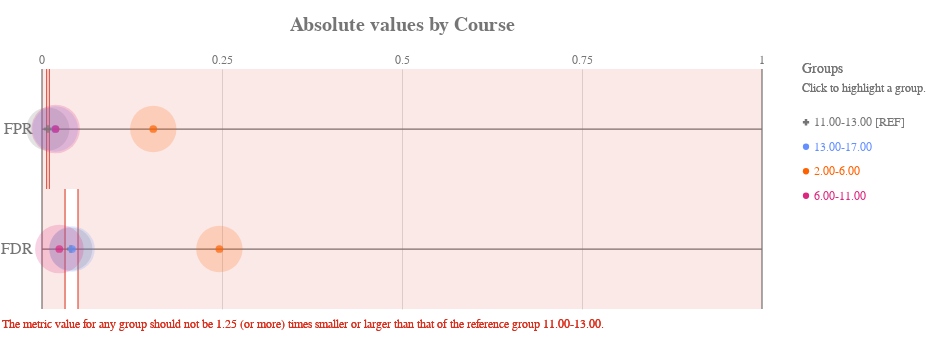

The cell this chart's notebook holds for it:
### Code cell
ap.absolute(bdf, metrics, 'Course', fairness_threshold = disparity_tolerance)

### Figure 1 — Vega-Lite specification as saved in the notebook (floating-point values rounded to 4 significant figures)
{"config": {"view": {"continuousWidth": 400, "continuousHeight": 300, "strokeWidth": 0}, "axisLeft": {"labelColor": "rgb(117,117,117)", "labelFont": "Arial", "labelFontSize": 16}, "title": {"align": "center", "baseline": "middle", "color": "rgb(117,117,117)", "font": "Arial", "fontSize": 20, "fontWeight": "bold"}}, "layer": [{"data": {"name": "data-22e37ecfbb523156dad3ffdb726c704c"}, "mark": {"type": "rule", "stroke": "rgb(117,117,117)", "strokeWidth": 1.25, "tooltip": ""}, "encoding": {"x": {"type": "quantitative", "field": "start", "scale": {"domain": [0, 1], "range": [40.0, 760.0]}}, "x2": {"field": "end"}, "y": {"type": "nominal", "axis": {"domain": false, "labelAngle": 0, "labelPadding": -30, "orient": "left", "ticks": false, "title": ""}, "field": "y_position", "scale": {"domain": ["FPR", "FDR"], "range": [30.0, 270.0]}}}}, {"data": {"name": "data-6cfe259518f6c7b358d8f836a73e6b7f"}, "mark": {"type": "rule", "stroke": "rgb(117,117,117)", "strokeWidth": 1.25, "tooltip": ""}, "encoding": {"x": {"type": "quantitative", "field": "x_position", "scale": {"domain": [0, 1], "range": [40.0, 760.0]}}, "y": {"value": 30.0}, "y2": {"value": 270.0}}}, {"data": {"name": "data-60ed1133fa688d151d36705a369482e0"}, "mark": {"type": "text", "align": "center", "color": "rgb(117,117,117)", "font": "Arial", "fontSize": 12, "fontWeight": "normal", "tooltip": ""}, "encoding": {"text": {"type": "nominal", "field": "value"}, "x": {"type": "quantitative", "field": "value", "scale": {"domain": [0, 1], "range": [40.0, 760.0]}}, "y": {"value": 21.0}}}, {"layer": [{"mark": {"type": "rect", "opacity": 0.8, "stroke": "rgb(217, 46, 28)", "strokeWidth": 1.25, "tooltip": ""}, "encoding": {"x": {"type": "quantitative", "field": "lower_threshold_value", "scale": {"domain": [0, 1], "range": [40.0, 760.0]}}, "x2": {"field": "lower_threshold_value"}, "y": {"type": "nominal", "axis": {"domain": false, "grid": false, "labels": false, "ticks": false, "title": " "}, "field": "metric", "scale": {"domain": ["FPR", "FDR"], "range": [30.0, 270.0]}}}}, {"mark": {"type": "rect", "opacity": 0.8, "stroke": "rgb(217, 46, 28)", "strokeWidth": 1.25, "tooltip": ""}, "encoding": {"x": {"type": "quantitative", "field": "upper_threshold_value", "scale": {"domain": [0, 1], "range": [40.0, 760.0]}}, "x2": {"field": "upper_threshold_value"}, "y": {"type": "nominal", "axis": {"domain": false, "grid": false, "labels": false, "ticks": false, "title": " "}, "field": "metric", "scale": {"domain": ["FPR", "FDR"], "range": [30.0, 270.0]}}}}, {"layer": [{"mark": {"type": "rect", "fill": "rgb(217, 46, 28)", "opacity": 0.1, "tooltip": ""}, "encoding": {"x": {"type": "quantitative", "field": "lower_threshold_value", "scale": {"domain": [0, 1], "range": [40.0, 760.0]}}, "x2": {"field": "lower_end"}, "y": {"type": "nominal", "axis": {"domain": false, "grid": false, "labels": false, "ticks": false, "title": " "}, "field": "metric", "scale": {"domain": ["FPR", "FDR"], "range": [30.0, 270.0]}}}}, {"mark": {"type": "rect", "fill": "rgb(217, 46, 28)", "opacity": 0.1, "tooltip": ""}, "encoding": {"x": {"type": "quantitative", "field": "upper_threshold_value", "scale": {"domain": [0, 1], "range": [40.0, 760.0]}}, "x2": {"field": "upper_end"}, "y": {"type": "nominal", "axis": {"domain": false, "grid": false, "labels": false, "ticks": false, "title": " "}, "field": "metric", "scale": {"domain": ["FPR", "FDR"], "range": [30.0, 270.0]}}}}]}, {"data": {"name": "data-79dd248bdaa0ea02c535240e8ad022c8"}, "mark": {"type": "text", "align": "left", "baseline": "top", "fill": "rgb(217, 46, 28)", "font": "Arial", "fontSize": 12, "fontWeight": "normal", "tooltip": ""}, "encoding": {"text": {"value": "The metric value for any group should not be 1.25 (or more) times smaller or larger than that of the reference group 11.00-13.00."}, "x": {"value": 0}, "y": {"value": 280.0}}}], "data": {"name": "data-2c40e0b50b5228888bdea6d3e2fbf6cd"}}, {"layer": [{"mark": "circle"}, {"data": {"name": "data-bca3575ebf3fc535ab2a1c17de69add8"}, "mark": {"type": "circle", "opacity": 0.2}, "encoding": {"color": {"condition": {"type": "nominal", "field": "attribute_value", "legend": null, "scale": {"domain": ["11.00-13.00", "13.00-17.00", "2.00-6.00", "6.00-11.00"], "range": ["rgb(117,117,117)", "rgb(100, 143, 255)", "rgb(254, 97, 0)", "rgb(220, 38, 127)", "rgb(255, 176, 0)", "rgb(120, 94, 240)"]}, "selection": "selector027"}, "value": "rgb(224,224,224)"}, "size": {"type": "quantitative", "field": "group_size", "legend": null, "scale": {"domain": [0, 243.6], "range": [0, 2827.0]}}, "tooltip": [{"type": "nominal", "field": "attribute_value", "title": "Group"}, {"type": "nominal", "field": "tooltip_group_size", "title": "Group Size"}, {"type": "nominal", "field": "tooltip_disparity_explanation_fpr", "title": "Disparity"}, {"type": "quantitative", "field": "fpr", "format": ".2f", "title": "FPR"}], "x": {"type": "quantitative", "axis": {"domain": false, "labels": false, "ticks": false, "title": null, "values": [0.25, 0.5, 0.75]}, "field": "fpr", "scale": {"domain": [0, 1], "range": [40.0, 760.0]}}, "y": {"type": "nominal", "axis": {"domain": false, "grid": false, "labels": false, "ticks": false, "title": " "}, "field": "metric_variable", "scale": {"domain": ["FPR", "FDR"], "range": [30.0, 270.0]}}}, "selection": {"selector029": {"type": "multi", "empty": "all", "fields": ["attribute_value"]}}, "transform": [{"calculate": "'FPR'", "as": "metric_variable"}]}, {"data": {"name": "data-bca3575ebf3fc535ab2a1c17de69add8"}, "mark": {"type": "circle", "opacity": 0.2}, "encoding": {"color": {"condition": {"type": "nominal", "field": "attribute_value", "legend": null, "scale": {"domain": ["11.00-13.00", "13.00-17.00", "2.00-6.00", "6.00-11.00"], "range": ["rgb(117,117,117)", "rgb(100, 143, 255)", "rgb(254, 97, 0)", "rgb(220, 38, 127)", "rgb(255, 176, 0)", "rgb(120, 94, 240)"]}, "selection": "selector027"}, "value": "rgb(224,224,224)"}, "size": {"type": "quantitative", "field": "group_size", "legend": null, "scale": {"domain": [0, 243.6], "range": [0, 2827.0]}}, "tooltip": [{"type": "nominal", "field": "attribute_value", "title": "Group"}, {"type": "nominal", "field": "tooltip_group_size", "title": "Group Size"}, {"type": "nominal", "field": "tooltip_disparity_explanation_fdr", "title": "Disparity"}, {"type": "quantitative", "field": "fdr", "format": ".2f", "title": "FDR"}], "x": {"type": "quantitative", "axis": {"domain": false, "labels": false, "ticks": false, "title": null, "values": [0.25, 0.5, 0.75]}, "field": "fdr", "scale": {"domain": [0, 1], "range": [40.0, 760.0]}}, "y": {"type": "nominal", "axis": {"domain": false, "grid": false, "labels": false, "ticks": false, "title": " "}, "field": "metric_variable", "scale": {"domain": ["FPR", "FDR"], "range": [30.0, 270.0]}}}, "selection": {"selector031": {"type": "multi", "empty": "all", "fields": ["attribute_value"]}}, "transform": [{"calculate": "'FDR'", "as": "metric_variable"}]}, {"layer": [{"mark": "point"}, {"data": {"name": "data-bca3575ebf3fc535ab2a1c17de69add8"}, "mark": {"type": "point", "filled": true, "size": 60}, "encoding": {"color": {"condition": {"type": "nominal", "field": "attribute_value", "legend": null, "scale": {"domain": ["11.00-13.00", "13.00-17.00", "2.00-6.00", "6.00-11.00"], "range": ["rgb(117,117,117)", "rgb(100, 143, 255)", "rgb(254, 97, 0)", "rgb(220, 38, 127)", "rgb(255, 176, 0)", "rgb(120, 94, 240)"]}, "selection": "selector027"}, "value": "rgb(224,224,224)"}, "shape": {"type": "nominal", "field": "attribute_value", "legend": null, "scale": {"domain": ["11.00-13.00", "13.00-17.00", "2.00-6.00", "6.00-11.00"], "range": ["cross", "circle", "circle", "circle"]}}, "tooltip": [{"type": "nominal", "field": "attribute_value", "title": "Group"}, {"type": "nominal", "field": "tooltip_group_size", "title": "Group Size"}, {"type": "nominal", "field": "tooltip_disparity_explanation_fpr", "title": "Disparity"}, {"type": "quantitative", "field": "fpr", "format": ".2f", "title": "FPR"}], "x": {"type": "quantitative", "axis": {"domain": false, "labels": false, "ticks": false, "title": null, "values": [0.25, 0.5, 0.75]}, "field": "fpr", "scale": {"domain": [0, 1], "range": [40.0, 760.0]}}, "y": {"type": "nominal", "axis": {"domain": false, "grid": false, "labels": false, "ticks": false, "title": " "}, "field": "metric_variable", "scale": {"domain": ["FPR", "FDR"], "range": [30.0, 270.0]}}}, "selection": {"selector028": {"type": "multi", "empty": "all", "fields": ["attribute_value"]}}, "transform": [{"calculate": "'FPR'", "as": "metric_variable"}]}, {"data": {"name": "data-bca3575ebf3fc535ab2a1c17de69add8"}, "mark": {"type": "point", "filled": true, "size": 60}, "encoding": {"color": {"condition": {"type": "nominal", "field": "attribute_value", "legend": null, "scale": {"domain": ["11.00-13.00", "13.00-17.00", "2.00-6.00", "6.00-11.00"], "range": ["rgb(117,117,117)", "rgb(100, 143, 255)", "rgb(254, 97, 0)", "rgb(220, 38, 127)", "rgb(255, 176, 0)", "rgb(120, 94, 240)"]}, "selection": "selector027"}, "value": "rgb(224,224,224)"}, "shape": {"type": "nominal", "field": "attribute_value", "legend": null, "scale": {"domain": ["11.00-13.00", "13.00-17.00", "2.00-6.00", "6.00-11.00"], "range": ["cross", "circle", "circle", "circle"]}}, "tooltip": [{"type": "nominal", "field": "attribute_value", "title": "Group"}, {"type": "nominal", "field": "tooltip_group_size", "title": "Group Size"}, {"type": "nominal", "field": "tooltip_disparity_explanation_fdr", "title": "Disparity"}, {"type": "quantitative", "field": "fdr", "format": ".2f", "title": "FDR"}], "x": {"type": "quantitative", "axis": {"domain": false, "labels": false, "ticks": false, "title": null, "values": [0.25, 0.5, 0.75]}, "field": "fdr", "scale": {"domain": [0, 1], "range": [40.0, 760.0]}}, "y": {"type": "nominal", "axis": {"domain": false, "grid": false, "labels": false, "ticks": false, "title": " "}, "field": "metric_variable", "scale": {"domain": ["FPR", "FDR"], "range": [30.0, 270.0]}}}, "selection": {"selector030": {"type": "multi", "empty": "all", "fields": ["attribute_value"]}}, "transform": [{"calculate": "'FDR'", "as": "metric_variable"}]}]}]}, {"layer": [{"mark": {"type": "point", "filled": true, "opacity": 1, "size": 39.48}, "encoding": {"color": {"condition": {"type": "nominal", "field": "attribute_value", "legend": null, "scale": {"domain": ["11.00-13.00", "13.00-17.00", "2.00-6.00", "6.00-11.00"], "range": ["rgb(117,117,117)", "rgb(100, 143, 255)", "rgb(254, 97, 0)", "rgb(220, 38, 127)", "rgb(255, 176, 0)", "rgb(120, 94, 240)"]}, "selection": "selector027"}, "value": "rgb(224,224,224)"}, "shape": {"type": "nominal", "field": "attribute_value", "legend": null, "scale": {"domain": ["11.00-13.00", "13.00-17.00", "2.00-6.00", "6.00-11.00"], "range": ["cross", "circle", "circle", "circle"]}}, "x": {"value": 804}, "y": {"type": "nominal", "axis": {"domain": false, "grid": false, "labels": false, "ticks": false, "title": " "}, "field": "attribute_value", "scale": {"domain": ["11.00-13.00", "13.00-17.00", "2.00-6.00", "6.00-11.00"], "range": [71, 169]}}}, "selection": {"selector027": {"type": "multi", "empty": "all", "fields": ["attribute_value"]}}}, {"mark": {"type": "text", "align": "left", "baseline": "middle", "font": "Arial", "fontSize": 12, "fontWeight": "normal"}, "encoding": {"color": {"condition": {"type": "nominal", "field": "attribute_value", "legend": null, "scale": {"domain": ["11.00-13.00", "13.00-17.00", "2.00-6.00", "6.00-11.00"], "range": ["rgb(117,117,117)", "rgb(100, 143, 255)", "rgb(254, 97, 0)", "rgb(220, 38, 127)", "rgb(255, 176, 0)", "rgb(120, 94, 240)"]}, "selection": "selector027"}, "value": "rgb(224,224,224)"}, "text": {"type": "nominal", "field": "label"}, "x": {"value": 812}, "y": {"type": "nominal", "axis": {"domain": false, "grid": false, "labels": false, "ticks": false, "title": " "}, "field": "attribute_value", "scale": {"domain": ["11.00-13.00", "13.00-17.00", "2.00-6.00", "6.00-11.00"], "range": [71, 169]}}}, "selection": {"selector032": {"type": "multi", "empty": "all", "fields": ["attribute_value"]}}}, {"data": {"name": "data-79dd248bdaa0ea02c535240e8ad022c8"}, "mark": {"type": "text", "align": "left", "baseline": "middle", "color": "rgb(117,117,117)", "font": "Arial", "fontSize": 12, "fontWeight": "normal"}, "encoding": {"text": {"value": "Click to highlight a group."}, "x": {"value": 800}, "y": {"value": 49}}}, {"data": {"name": "data-79dd248bdaa0ea02c535240e8ad022c8"}, "mark": {"type": "text", "align": "left", "baseline": "middle", "color": "rgb(117,117,117)", "font": "Arial", "fontSize": 14, "fontWeight": "normal"}, "encoding": {"text": {"value": "Groups"}, "x": {"value": 800}, "y": {"value": 30}}}], "data": {"name": "data-9f7690408ca669caeade1175f566003f"}}], "height": 300, "padding": {"top": 15, "bottom": 10}, "resolve": {"scale": {"size": "independent", "y": "independent"}}, "title": "Absolute values by Course", "width": 800, "$schema": "https://vega.github.io/schema/vega-lite/v4.8.1.json", "datasets": {"data-22e37ecfbb523156dad3ffdb726c704c": [{"y_position": "FPR", "start": 0, "end": 1}, {"y_position": "FDR", "start": 0, "end": 1}], "data-6cfe259518f6c7b358d8f836a73e6b7f": [{"x_position": 0}, {"x_position": 1}], "data-60ed1133fa688d151d36705a369482e0": [{"value": 0.0}, {"value": 0.25}, {"value": 0.5}, {"value": 0.75}, {"value": 1.0}], "data-2c40e0b50b5228888bdea6d3e2fbf6cd": [{"lower_end": 0, "upper_end": 1, "lower_threshold_value": 0.006504, "upper_threshold_value": 0.01016, "metric": "FPR"}, {"lower_end": 0, "upper_end": 1, "lower_threshold_value": 0.032, "upper_threshold_value": 0.05, "metric": "FDR"}], "data-79dd248bdaa0ea02c535240e8ad022c8": [{"a": 1, "b": 0}, {"a": 1, "b": 0}], "data-bca3575ebf3fc535ab2a1c17de69add8": [{"attribute_name": "Course", "attribute_value": "11.00-13.00", "group_size": 160, "total_entities": 726, "fpr": 0.00813, "fdr": 0.04, "fpr_disparity": 1.0, "fdr_disparity": 1.0, "fpr_disparity_scaled": 0.0, "fdr_disparity_scaled": 0.0, "tooltip_group_size": "160 (22.04%)", "tooltip_disparity_explanation_fpr": "Reference group", "tooltip_disparity_explanation_fdr": "Reference group"}, {"attribute_name": "Course", "attribute_value": "13.00-17.00", "group_size": 178, "total_entities": 726, "fpr": 0.01835, "fdr": 0.04167, "fpr_disparity": 2.257, "fdr_disparity": 1.042, "fpr_disparity_scaled": 1.257, "fdr_disparity_scaled": 0.04167, "tooltip_group_size": "178 (24.52%)", "tooltip_disparity_explanation_fpr": "2.26 times larger FPR than the reference group", "tooltip_disparity_explanation_fdr": "1.04 times larger FDR than the reference group"}, {"attribute_name": "Course", "attribute_value": "2.00-6.00", "group_size": 185, "total_entities": 726, "fpr": 0.1545, "fdr": 0.2464, "fpr_disparity": 19.01, "fdr_disparity": 6.159, "fpr_disparity_scaled": 18.01, "fdr_disparity_scaled": 5.159, "tooltip_group_size": "185 (25.48%)", "tooltip_disparity_explanation_fpr": "19.01 times larger FPR than the reference group", "tooltip_disparity_explanation_fdr": "6.16 times larger FDR than the reference group"}, {"attribute_name": "Course", "attribute_value": "6.00-11.00", "group_size": 203, "total_entities": 726, "fpr": 0.01887, "fdr": 0.0241, "fpr_disparity": 2.321, "fdr_disparity": 0.6024, "fpr_disparity_scaled": 1.321, "fdr_disparity_scaled": -0.66, "tooltip_group_size": "203 (27.96%)", "tooltip_disparity_explanation_fpr": "2.32 times larger FPR than the reference group", "tooltip_disparity_explanation_fdr": "1.66 times smaller FDR than the reference group"}], "data-9f7690408ca669caeade1175f566003f": [{"attribute_value": "11.00-13.00", "label": "11.00-13.00 [REF]"}, {"attribute_value": "13.00-17.00", "label": "13.00-17.00"}, {"attribute_value": "2.00-6.00", "label": "2.00-6.00"}, {"attribute_value": "6.00-11.00", "label": "6.00-11.00"}]}}
